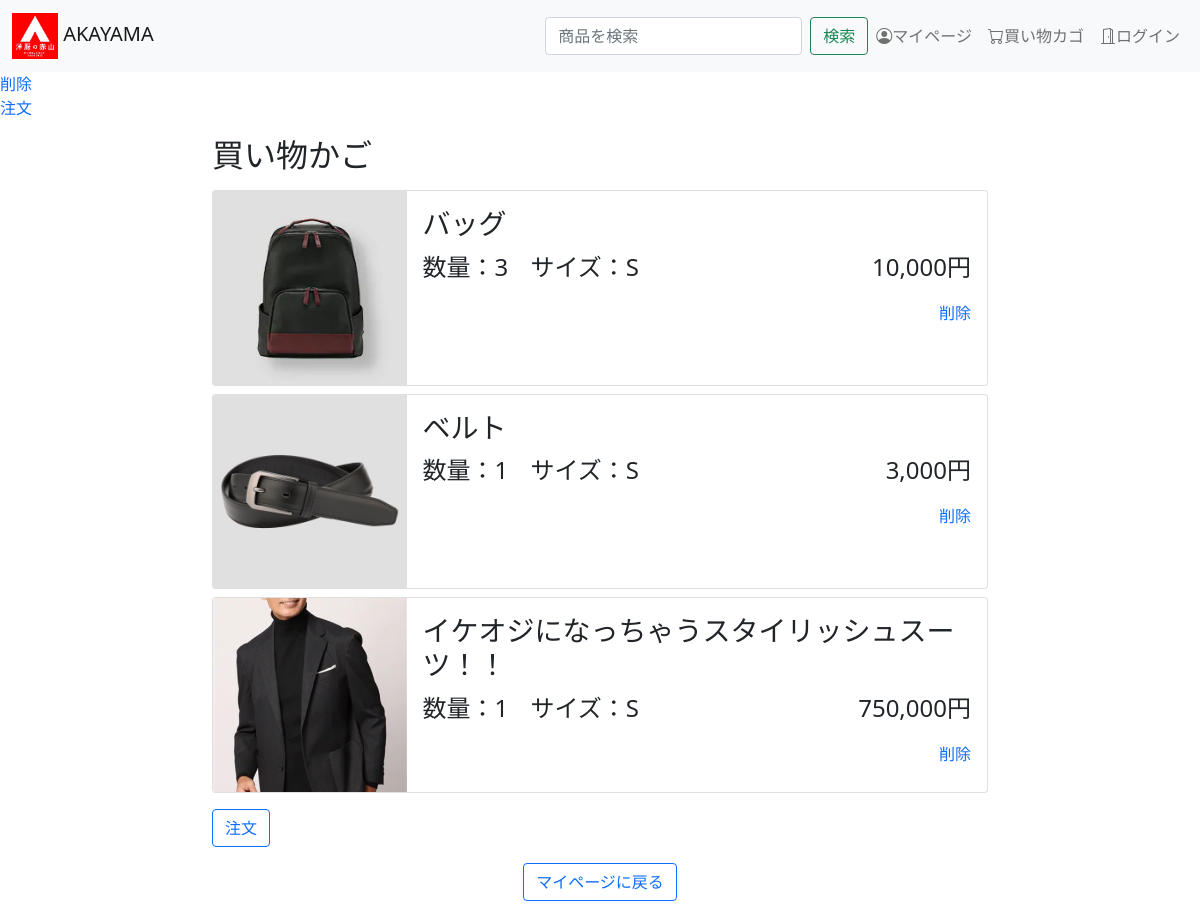
The app's page /cart.php with its own data.
### tables this page shows
CREATE TABLE cart (
    member_id INT NOT NULL,
    item_id INT NOT NULL,
    cart_suryo INT NOT NULL,
    cart_tourokubi DATE NOT NULL,
    cart_size VARCHAR(3) NOT NULL,
    PRIMARY KEY(member_id,item_id),
    FOREIGN KEY(member_id) REFERENCES member(member_id),
    FOREIGN KEY(item_id) REFERENCES item(item_id)
);

CREATE TABLE item (
    item_id INT AUTO_INCREMENT NOT NULL,
    category_id INT NOT NULL,
    item_image VARCHAR(50) NOT NULL,
    item_name VARCHAR(50) NOT NULL,
    item_description VARCHAR(300) NOT NULL,
    item_color VARCHAR(10) NOT NULL,
    item_price INT NOT NULL,
    item_size VARCHAR(191) NOT NULL,
    is_sale BOOLEAN NOT NULL,
    item_sale_price INT NOT NULL,
    item_registration_date DATE NOT NULL,
    PRIMARY KEY(item_id),
    FOREIGN KEY(category_id) REFERENCES category(category_id)

);

### DBManager.php (called while the page is built, shortened)
<?php
    class DBManager{
        private function dbConnect(){
            $pdo = new PDO('mysql:host=localhost;dbname=dev;charset=utf8','webuser', 'abccsd2');
            return $pdo;
        }
        public function getCart($memberId){
            $pdo = $this->dbConnect();
            $sql = "SELECT * FROM cart AS C INNER JOIN item AS I ON C.item_id = I.item_id WHERE C.member_id = ?";
            $ps = $pdo->prepare($sql);
            $ps->bindValue(1,$memberId,PDO::PARAM_INT);
            $ps->execute();
            return $ps->fetchAll();
        }
    }
?>

### cart.php (the view, shortened to what this page needs)
<!DOCTYPE html>
<html lang="ja">
<head>
    <link href="https://cdn.jsdelivr.net/npm/bootstrap@5.0.2/dist/css/bootstrap.min.css" rel="stylesheet">
    <link rel="stylesheet" href="https://cdn.jsdelivr.net/npm/bootstrap-icons@1.8.0/font/bootstrap-icons.css">
    <link rel="stylesheet" href="./css/style.css">
</head>
</head>
<body>
    <a href="./cart_delete.php">削除</a><br>
    <a href="./order_confirmation.php">注文</a>
    <?php require_once "DBManager.php"; ?>
    <?php include "header.php"; ?>
    <div class="container" style="max-width:800px">
        <h2 class="my-3">買い物かご</h2>
        <?php
            $memberId = 1;
            $dbm = new DBManager();
            $tbl = $dbm->getCart($memberId);
        ?>
        <div class="row gy-2">
            <?php foreach($tbl as $row): ?>
                <div class="col-12">
                    <div class="card">
                        <div class="row g-0">
                            <div class="col-4 col-md-3">
                                <div class="ratio ratio-1x1">
                                    <img src="<?php echo $row['item_image']?>"   alt="..." >
                                </div>
                            </div>
                            <div class="col-8 col-md-9">
                                <div class="card-body">
                                    <h3 class="card-title"><?= $row['item_name'] ?></h5>
                                    <p class="card-text fs-4">
                                            <span class="me-3">数量：<?= $row['cart_suryo']?></span>
                                            <span>サイズ：<?= $row['cart_size']?></span>
                                            <span style="float:right;"><?= number_format($row['item_price'])?>円</span>
                                    </p>
                                    <a href="" style="float:right;">削除</a>
                                </div>
                            </div>
                        </div>
                    </div>
                </div>
            <?php endforeach;?>
        </div>
        <div class="text-right my-3">
            <a type="button" class="btn btn-outline-primary" href="">注文</a>
        </div>
        <div class="text-center my-3">
            <a type="button" class="btn btn-outline-primary" href="">マイページに戻る</a>
        </div>
    </div>
</body>
</html>

### css/style.css (style rules this page uses)
body { padding-top: 72px; }
a { text-decoration: none; }
.ratio-1x1 img { object-fit:cover; }

### records on screen
cart: item.item_image (picture), item.item_name "バッグ", cart_suryo "3", cart_size "S", item.item_price "10,000"
cart: item.item_image (picture), item.item_name "ベルト", cart_suryo "1", cart_size "S", item.item_price "3,000"
cart: item.item_image (picture), item.item_name "イケオジになっちゃうスタイリッシュスーツ！！", cart_suryo "1", cart_size "S", item.item_price "750,000"
